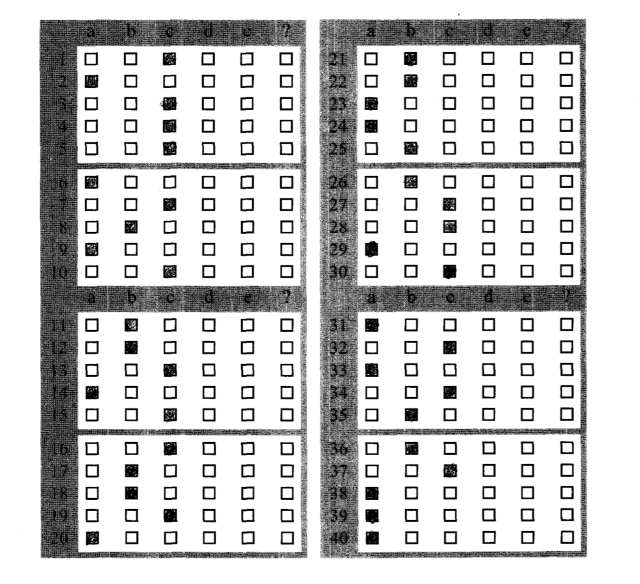
#> input picture test_scanner/exams.png, 1280 x 1168 px (shown at 1/2 size)
$ python scanner.py --image exams.png   (older library calls are emulated)
#> lines starting #> are read from the running program, lines starting #| are printed output that depends on the picture; after the words box and inside, x2 and y2 are one past the last pixel; in counts of white or black regions, pixels touching at a corner belong together
from imutils.perspective import four_point_transform
from imutils import contours
import numpy as np
import argparse
import imutils
import cv2
from skimage.filter import threshold_adaptive
from itertools import product


# construct argument parser
ap = argparse.ArgumentParser()
ap.add_argument("-i", "--image", required = True,
	help = "path to the input image")
args = vars(ap.parse_args())

image = cv2.imread(args["image"])
#> image is the input picture: shape (1168, 1280, 3); min 0, max 255, mean 205.3
image = imutils.resize(image, height = 900)
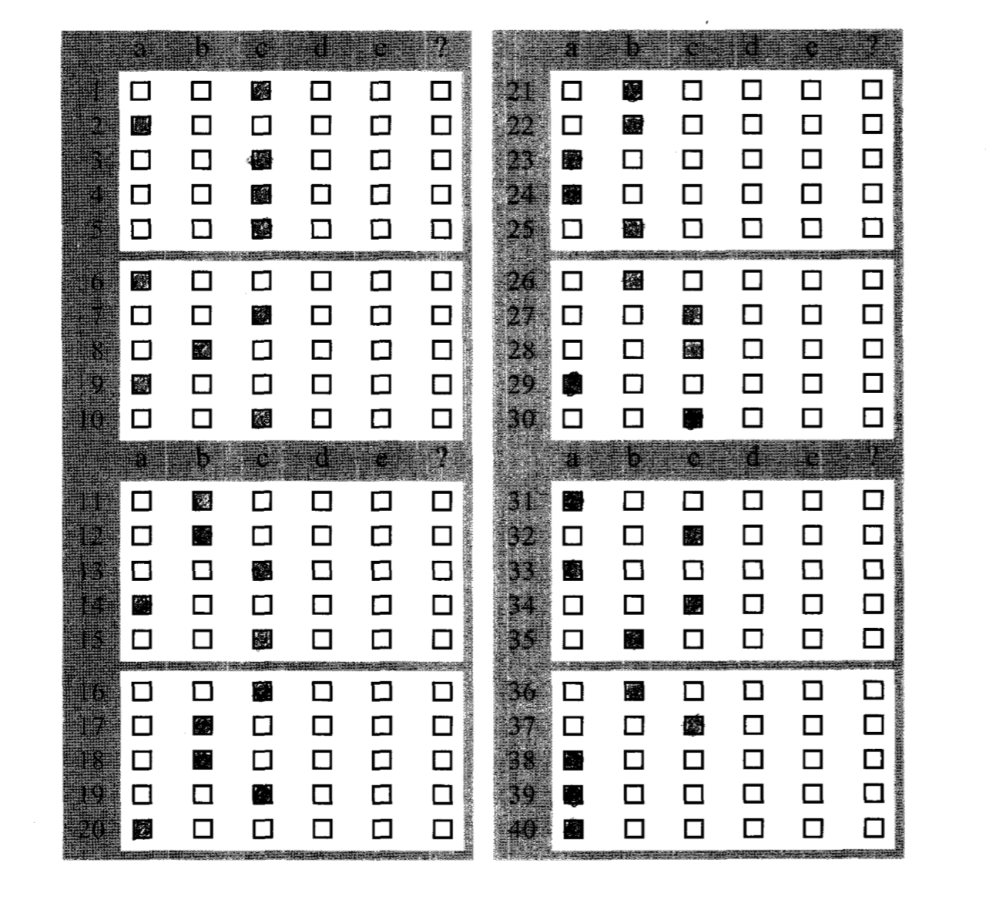
#> image: shape (900, 986, 3); min 0, max 255, mean 205.3

# convert image to gray
gray = cv2.cvtColor(image, cv2.COLOR_BGR2GRAY)
gray = cv2.GaussianBlur(gray, (5, 5), 0)

# threshold
threshold_matrix = threshold_adaptive(gray, 251, offset = 10)
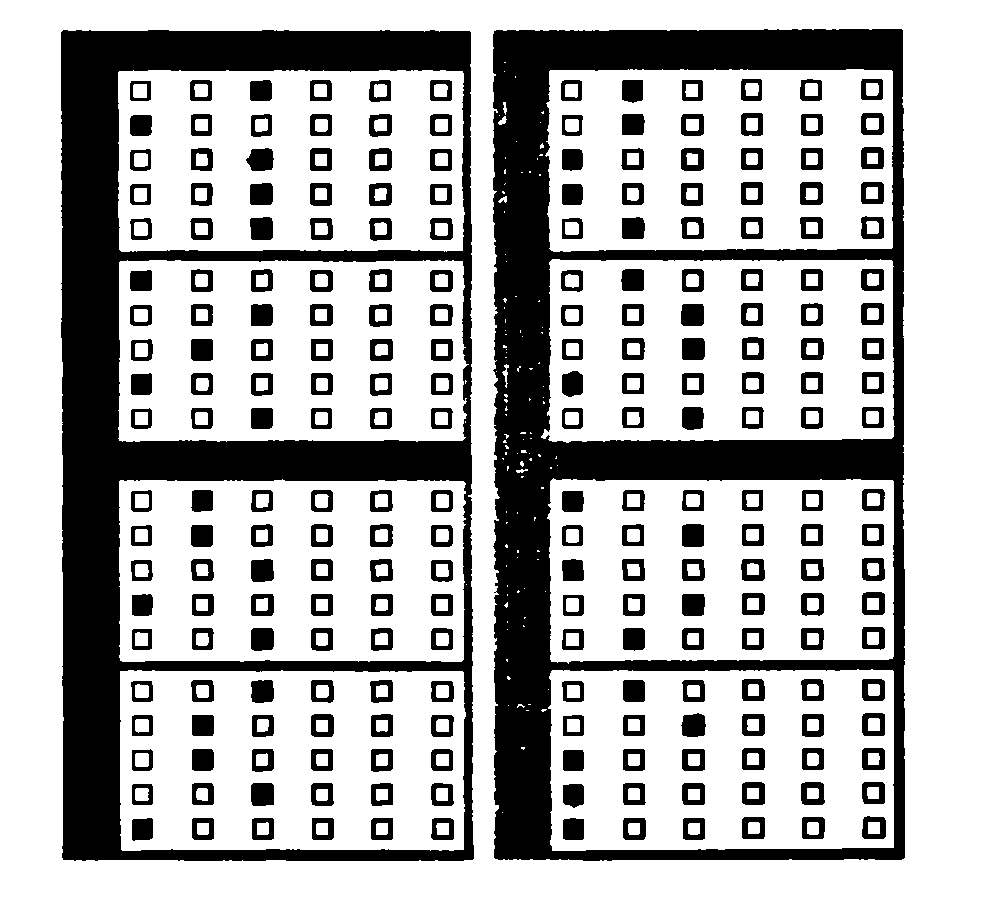
#> threshold_matrix: shape (900, 986) bool; 70% white; 242 black regions, largest, box (x1, y1, x2, y2) and area: (61, 30, 474, 861) 92049, (493, 29, 905, 861) 91689, (246, 148, 274, 171) 511
thresh = threshold_matrix.astype("uint8") * 255
#> thresh: shape (900, 986); 70% white; 242 black regions

# find black contours
(_, contours, _) = cv2.findContours(thresh, cv2.RETR_TREE, cv2.CHAIN_APPROX_SIMPLE)
#> contours = 558 contours, 104 with area under 20; largest, box (x1, y1, x2, y2) and area: (0, 0, 986, 900) 885515, (60, 29, 475, 862) 340975, (492, 28, 906, 862) 340922, (119, 479, 466, 662) 61610, (547, 478, 894, 664) 61515

distances = []

for contour in contours:
	minimum_contour_size = 10
	max_values = np.amax(contour, axis = 0).flatten().tolist()
	x_max, y_max = max_values
	min_values = np.amin(contour, axis = 0).flatten().tolist()
	x_min, y_min = min_values

	dx = x_max - x_min
	dy = y_max - y_min
	if dx > minimum_contour_size and dy > minimum_contour_size:
		distances.append([dx, dy])
#> this loop made 558 passes
#> (x_max, y_max, x_min, y_min, dx, dy) on passes 2 to 4: (496, 593, 493, 591, 3, 2), (474, 861, 60, 29, 414, 832), (465, 850, 120, 670, 345, 180)

# import code; code.interact(local=dict(globals(), **locals()))

# get the most frequent distances from all contours
x_mode, y_mode = max(distances, key=distances.count)
deviation = 0.4
kernel_radius = 1

common_contours = []

for contour in contours:
	max_values = np.amax(contour, axis = 0).flatten().tolist()
	x_max, y_max = max_values
	min_values = np.amin(contour, axis = 0).flatten().tolist()
	x_min, y_min = min_values

	dx = x_max - x_min
	dy = y_max - y_min

	# check if black or white
	if int((1-deviation)*x_mode) < dx < int((1+deviation)*x_mode):
		# common_contours.append(contour)
		# check if the inside of the contour is white or black
		x_center = int(x_min + 0.5*dx)
		y_center = int(y_min + 0.5*dy)

		kernel_x_min = x_center - kernel_radius
		kernel_x_max = x_center + kernel_radius
		kernel_y_min = y_center - kernel_radius
		kernel_y_max = y_center + kernel_radius

		# get the cartesian product of the kernel boundaries
		kernel_coordinates = list(product([kernel_y_min, kernel_y_max], [kernel_x_min, kernel_x_max]))

		# get the color dimensions
		average_color = 0

		for coordinate in kernel_coordinates:
			average_color += gray[coordinate]

		average_color /= len(kernel_coordinates)

		common_contours.append([y_max, x_max, average_color])


		font = cv2.FONT_HERSHEY_SIMPLEX
		cv2.putText(image, str(average_color), (x_center, y_center), font, 0.6, (0, 0, 255), 2)
#> this loop made 558 passes
#> contour on passes 1, 60: [[0, 0], [0, 899], [985, 899], [985, 0]], [[466, 584]]
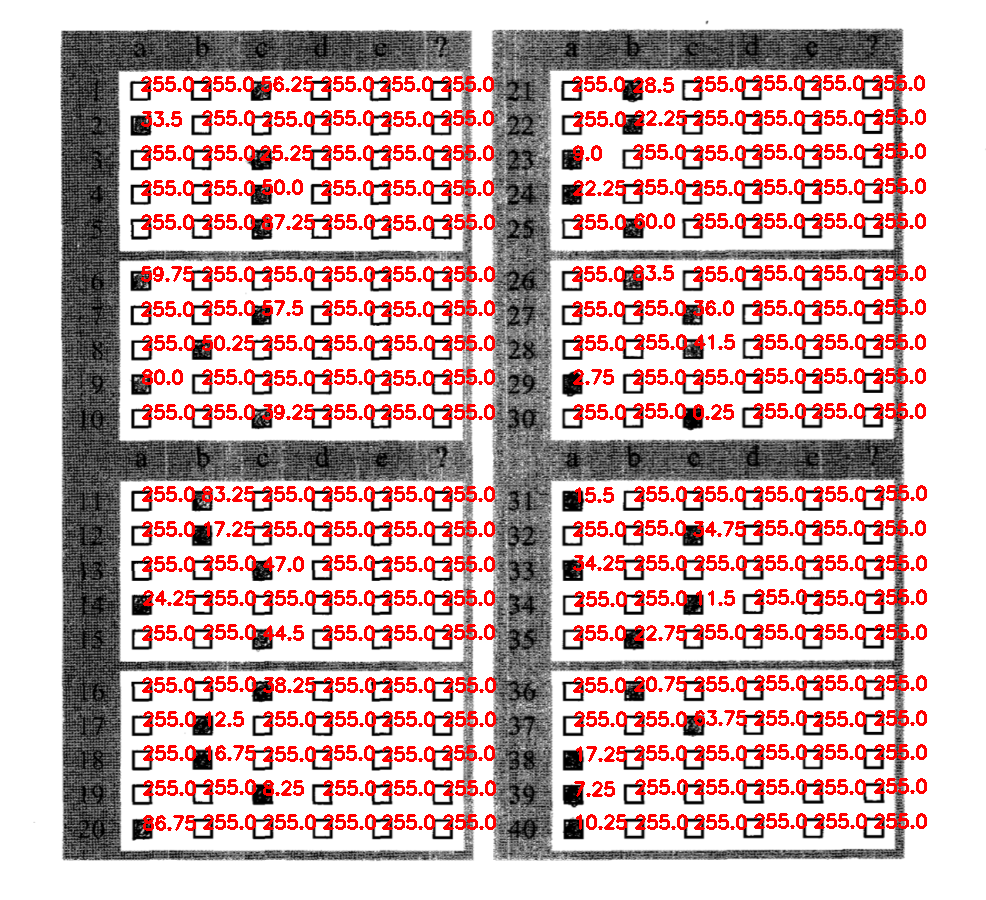
#> image: shape (900, 986, 3); 11.23% of pixels changed, all inside (x1, y1, x2, y2) = (141, 75, 927, 831)


# common_contours = np.array(common_contours)
# common_contours = common_contours[common_contours[:,0].argsort()]
common_contours.sort()

# import code; code.interact(local=dict(globals(), **locals()))


rows = []
row_buffer = []

# split by y value
for i in range(len(common_contours)):
	if abs(common_contours[i][0] - common_contours[i-1][0]) < 10:
		row_buffer.append(common_contours[i])
	else:
		# add the first element in the row to the buffer
		# save the buffer to the big array and reset the buffer
		row_buffer.append(common_contours[i-len(row_buffer)-1])
		rows.append(row_buffer)
		row_buffer = []

# and add the last row
row_buffer.append(common_contours[i-len(row_buffer)])
rows.append(row_buffer)

# delete the first empty row
# and duplicate first element
del rows[0]

questions = []

for row in rows:
	row.sort(key = lambda coords: coords[1])

	box_distance = row[1][1] - row[0][1]
	deviation = 1.4

	# splits when the distance between two boxes surpasses
	# the box distance times deviation
	# assumes there is always one and only one split
	for i in range(len(row)-1):
		if row[i+1][1] - row[i][1] > box_distance * deviation:
			questions.append(row[:i])
			questions.append(row[-i:])
#> this loop made 20 passes

for question in questions:
	darkest_color = min(question, key = lambda q: q[2])
	lightest_color = max(question, key = lambda q: q[2])
	blank_threshold = 50
	if lightest_color[2] - darkest_color[2] < blank_threshold:
		index = "question blank"
	else:
		index = question.index(darkest_color)
	print("----------")
	print(question)
	print(index)
	print("----------")
#> this loop made 40 passes
#> (printed output is left out)
# handle end of list, empty sets
# import code; code.interact(local=dict(globals(), **locals()))


#> (the run stopped early here; a loop or call above may not have finished)

$ run again, on test_scanner/pitchblack.png
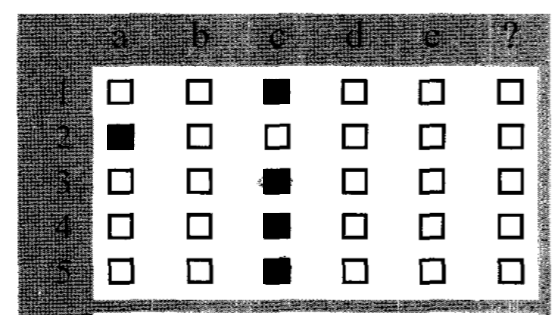
#> input picture test_scanner/pitchblack.png, 556 x 315 px
#> image is the input picture: shape (315, 556, 3); min 0, max 255, mean 182.9
#> `threshold_matrix = threshold_adaptive(gray, 251, offset = 10)`:
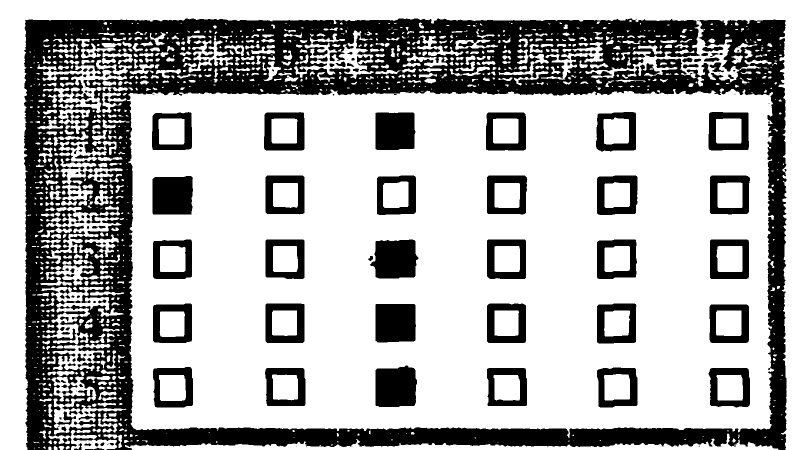
#> threshold_matrix: shape (900, 1588) bool (shown at 1/2 size); 68.7% white; 146 black regions (26 under 20 px), largest, box (x1, y1, x2, y2) and area: (48, 37, 1573, 900) 324375, (751, 731, 834, 814) 6221, (740, 479, 837, 557) 6177
#> thresh: shape (900, 1588); 68.7% white; 146 black regions (26 under 20 px)
#> contours = 1319 contours, 698 with area under 20; largest, box (x1, y1, x2, y2) and area: (254, 177, 1548, 876) 852956, (0, 0, 1588, 900) 128175, (250, 867, 1557, 900) 11010, (750, 730, 835, 815) 6372, (739, 478, 838, 558) 6332
#> the loop `for contour in contours:` made 1319 passes
#> (x_max, y_max, x_min, y_min, dx, dy) on passes 3 to 5: (102, 899, 96, 893, 6, 6), (90, 897, 86, 893, 4, 4), (139, 898, 131, 892, 8, 6)
#> the loop `for contour in contours:` made 1319 passes
#> contour on passes 1, 2, 8: [[69, 895], [68, 896], [69, 896]], [[77, 894], [77, 895], [78, 895], [78, 894]], [[662, 889], [662, 890], [664, 890], [665, 889]]
#> after the loop `for contour in contours:`:
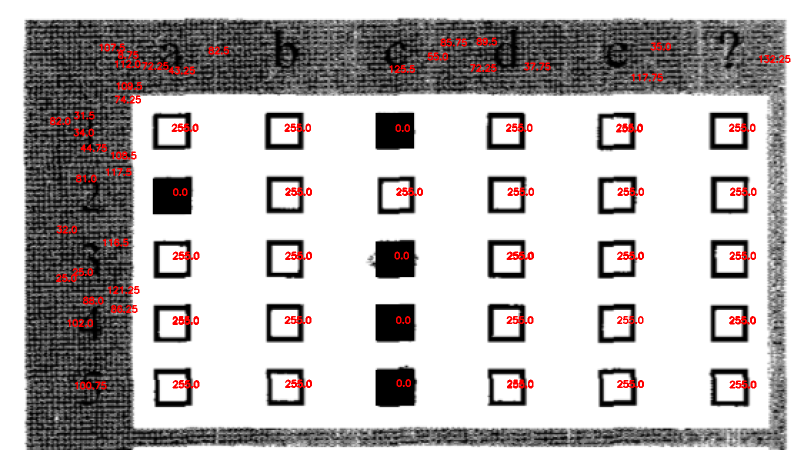
#> image: shape (900, 1588, 3) (shown at 1/2 size); mean B, G, R 180.2, 180.2, 185
#> the loop `for i in range(len(common_contours)):` made 88 passes
